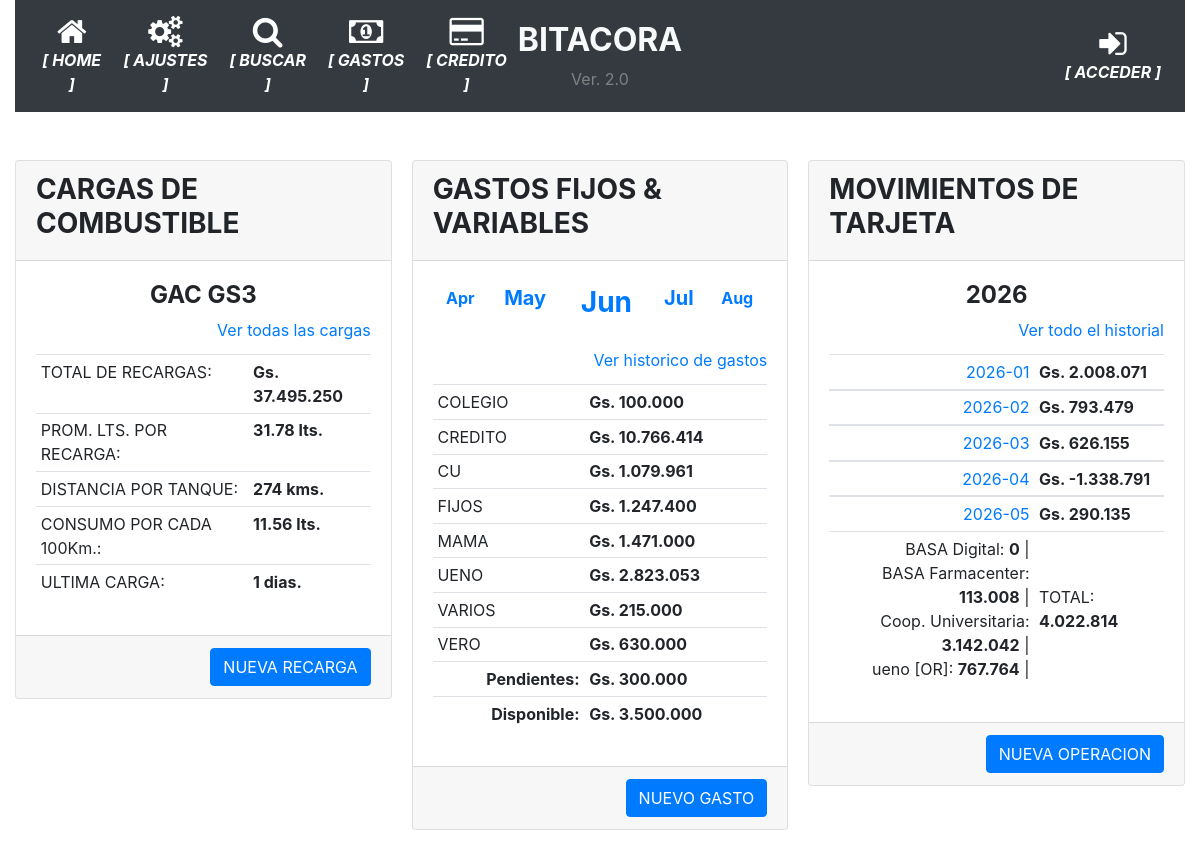
/old_index, run on the app's committed database.
### app/models.py (models this page shows, shortened)
class AgrupadorGastos(db.Model):
    __tablename__='agrupador_gastos'
    id = db.Column(db.Integer, primary_key=True)
    agrupador = db.Column(db.String(100), nullable=False)

class Tarjetas(db.Model):
    __tablename__='tarjetas'
    id = db.Column(db.Integer, primary_key=True)
    banco = db.Column(db.String(100), nullable=False)
    numero = db.Column(db.String(100), nullable=False)
    vencimiento = db.Column(db.String(10), nullable=False)
    estado = db.Column(db.Boolean, server_default=u'False')

### app/routes.py (the view)
@app.route('/old_index', methods=['GET'])
def old_index():
    form = FormularioCombustible()
    cargas = Cargas.query.all()
    anno = datetime.now().strftime("%Y")
    fechas_referencia = {'mes_anterior_2':datetime.now()-relativedelta(months=2), 'mes_anterior':datetime.now()-relativedelta(months=1), 'fecha_actual':datetime.now(),  'mes_siguiente':datetime.now()+relativedelta(months=1), 'mes_siguiente_2':datetime.now()+relativedelta(months=2)}
    referencias_principales = referencias_vehiculo(cargas)
    balance_movimientos, balance_mensual = balance_cuenta()
    gastos = db.session.query(AgrupadorGastos.agrupador.label('acreedor'), func.sum(GastosFijos.monto).label('total')).join(AgrupadorGastos).group_by(AgrupadorGastos.agrupador).filter(func.strftime("%Y-%m", GastosFijos.fecha_pagar)==fechas_referencia['fecha_actual'].strftime('%Y-%m')).all()
    credito, pendientes, pagadas = calcular_disponibilidad(fechas_referencia['fecha_actual'].strftime('%Y-%m'))
    disponibilidad = credito - pagadas
    balance=balances_tarjetas()
    id_tarjeta = db.session.query(Tarjetas.banco).filter(Tarjetas.estado==True).first()
    return render_template('home.html',  form=form, **referencias_principales, movimientos=balance_mensual, anno=anno, fechas_referencia=fechas_referencia, balance_movimientos=balance_movimientos, gastos=gastos, total_gasto=pendientes, disponibilidad=disponibilidad, balance=balance, id_tarjeta=id_tarjeta[0]) #usar ** permite que se manipule la variable directamente en el DOM

### app/__init__.py (called while the page is built)
@app.context_processor
def inject_utility_functions():
    return dict(
        listar_tipos=listar_tipos,
        listar_tarjetas=listar_tarjetas
    )

### app/utilitarios.py (called while the page is built)
def balances_tarjetas():
    saldos=[]
    for tarjeta in dbmodel.session.query(Tarjetas).filter(Tarjetas.estado==True).all():
        compras, pagos, descuentos, intereses = balance_puntual_tarjeta(tarjeta.id)
        saldos.append({'banco': tarjeta.banco, 'compras': compras, 'pagos': pagos, 'descuentos': descuentos, 'balance': compras-pagos-descuentos})
    return saldos

### app/templates/home.html (shortened to what this page needs)
{% extends "base.html" %}
{% block main %}
<form action="{{ url_for('nueva_recarga') }}" method="post">
    <br>
    <div class="card-columns">
        <div class="card">
            <div class="card-header">
                <h3><strong>CARGAS DE COMBUSTIBLE</strong></h3>
            </div>
            <div class="card-body">
                <div class="card-title">
                    <h4 class="card-text text-center"><strong>{{ vehiculo }}</strong></h4>
                    <div class="card-text text-right">
                        <a href="{{ url_for('recargas') }}" class="card-link">Ver todas las cargas</a>
                    </div>
                </div>
                <div>
                    <table class="table table-sm">
                        <tr><td>TOTAL DE RECARGAS:</td><td><strong>{{ "Gs. {:,.0f}".format(suma_total_cargas).replace(",", ".") }}</strong></td></tr>
                        <tr><td>PROM. LTS. POR RECARGA:</td><td><strong>{{ '%0.2f'|format(promedio_litros_por_recarga|float) }} lts.</strong></td></tr>
                        <tr><td>DISTANCIA POR TANQUE:</td><td><strong>{{ promedio_recorrido_por_tanque }} kms.</strong></td></tr>
                        <tr><td>CONSUMO POR CADA 100Km.:</td><td><strong>{{ '%0.2f'|format(consumo_por_100km|float) }} lts.</strong></td></tr>
                        <tr><td>ULTIMA CARGA:</td><td><strong>{{ promedio_dias_carga }} dias.</strong></td></tr>
                    </table>
                </div>
            </div>
            <div class="card-footer text-muted text-right">
                <a href="{{ url_for('nueva_recarga') }}" class="btn btn-primary">NUEVA RECARGA</a>
            </div>
        </div>
        <div class="card">
            <div class="card-header">
                <h3><strong>GASTOS FIJOS & VARIABLES</strong></h3>
            </div>
            <div class="card-body">
                <div class="card-title text-center">
                    <table class="table table-sm table-borderless">
                        <td><a href="{{ url_for('historico_gastos_detalle', periodo=fechas_referencia.mes_anterior_2.strftime('%Y-%m')) }}" class="card-link"><strong>{{ fechas_referencia.mes_anterior_2.strftime('%b') }}</strong></a></td>
                        <td><a href="{{ url_for('historico_gastos_detalle', periodo=fechas_referencia.mes_anterior.strftime('%Y-%m')) }}" class="card-link"><h5><strong>{{ fechas_referencia.mes_anterior.strftime('%b') }}</strong></a></h5></td>
                        <td><a href="{{ url_for('historico_gastos_detalle', periodo=fechas_referencia.fecha_actual.strftime('%Y-%m')) }}" class="card-link"><h3><strong>{{ fechas_referencia.fecha_actual.strftime('%b') }}</strong></h3></a></td>
                        <td><a href="{{ url_for('historico_gastos_detalle', periodo=fechas_referencia.mes_siguiente.strftime('%Y-%m')) }}" class="card-link"><h5><strong>{{ fechas_referencia.mes_siguiente.strftime('%b') }}</strong></a></h5></td>
                        <td><a href="{{ url_for('historico_gastos_detalle', periodo=fechas_referencia.mes_siguiente_2.strftime('%Y-%m')) }}" class="card-link"><strong>{{ fechas_referencia.mes_siguiente_2.strftime('%b') }}</strong></a></td>
                    </table>
                    <div class="card-text text-right">
                        <a href="{{ url_for('historico_gastos') }}" class="card-link">Ver historico de gastos</a>
                    </div>
                </div>
                <div>
                    <table class="table table-sm">
                        <tbody>
                        {% for gasto in gastos %}
                            <tr>
                                <td>{{ gasto.acreedor }}</td>
                                <td><strong>{{ "Gs. {:,.0f}".format(gasto.total).replace(",", ".") }}</strong></td>
                            </tr>
                        {% endfor %}
                        </tbody>
                        <tfoot>
                            <tr>
                                <td class="card-text text-right"><strong>Pendientes:</strong></td>
                                <td><strong>{{ "Gs. {:,.0f}".format(total_gasto).replace(",", ".") }}</strong></td>
                            </tr>
                            <tr>
                                <td class="card-text text-right"><strong>Disponible:</strong></td>
                                <td><strong>{{ "Gs. {:,.0f}".format(disponibilidad).replace(",", ".") }}</strong></td>
                            </tr>
                        </tfoot>
                    </table>
                </div>
            </div>
            <div class="card-footer text-muted text-right">
                <a href="{{ url_for('nuevo_gasto') }}" class="btn btn-primary">NUEVO GASTO</a>
            </div>
        </div>
        <div class="card">
            <div class="card-header">
                <h3><strong>MOVIMIENTOS DE TARJETA</strong></h3>
            </div>
            <div class="card-body">
                <div class="card-title">
                    <h4 class="card-text text-center"><strong>{{ fechas_referencia.fecha_actual.strftime('%Y') }}</strong></h4>
                    <div class="card-text text-right">
                        <a href="{{ url_for('historial_operacion') }}" class="card-link">Ver todo el historial</a>
                    </div>
                </div>
                <div>
                    <table class="table table-sm">
                        {% for movimiento in movimientos %}
                        <tbody>
                            <tr>
                                <td class="card-text text-right"><a href="{{ url_for('movimientos_mes', mes=movimiento[0]) }}">{{ movimiento[0] }}</a></td>
                                <td><strong>{{ "Gs. {:,.0f}".format(movimiento[1]).replace(",", ".") }}</strong></td>
                            </tr>
                        </tbody>
                        {% endfor %}
                        <tfoot>
                            <tr>
                                <td>
                                    {% for item in balance | sort(attribute='banco')%}
                                    <div class="card-text text-right">{{ item.banco }}: <strong>{{ "{:,.0f}".format(item.balance|int).replace(",", ".") }}</strong> | </div>
                                    {% endfor %}
                                </td>
                                <td>
                                    <br><br><div>TOTAL: <strong>{{ "{:,.0f}".format(balance_movimientos|int).replace(",", ".") }}</strong></div>
                                </td>
                            </tr>
                        </tfoot>
                    </table>
                </div>
            </div>
            <div class="card-footer text-muted text-right">
                <a href="{{ url_for('nueva_operacion', tarjeta=id_tarjeta) }}" class="btn btn-primary">NUEVA OPERACION</a>
            </div>
        </div>
    </div>
{% endblock %}

### data on the page
AgrupadorGastos: acreedor "COLEGIO", total "Gs. 100.000"
AgrupadorGastos: acreedor "CREDITO", total "Gs. 10.766.414"
AgrupadorGastos: acreedor "FIJOS", total "Gs. 1.247.400"
AgrupadorGastos: acreedor "MAMA", total "Gs. 1.471.000"
AgrupadorGastos: acreedor "UENO", total "Gs. 2.823.053"
AgrupadorGastos: acreedor "VARIOS", total "Gs. 215.000"
AgrupadorGastos: acreedor "VERO", total "Gs. 630.000"
Tarjetas: banco "BASA Digital", balance "0"
Tarjetas: banco "BASA Farmacenter", balance "113.008"
Tarjetas: banco "Coop. Universitaria", balance "3.142.042"
Tarjetas: banco "ueno [OR]", balance "767.764"

### other printed values
{{ vehiculo }} "GAC GS3"
{{ "Gs. {:,.0f}".format(suma_total_cargas).replace(",", ".") }} "Gs. 37.495.250"
{{ '%0.2f'|format(promedio_litros_por_recarga|float) }} "31.78"
{{ promedio_recorrido_por_tanque }} "274"
{{ '%0.2f'|format(consumo_por_100km|float) }} "11.56"
{{ fechas_referencia.mes_anterior_2.strftime('%b') }} "Apr"
{{ fechas_referencia.mes_anterior.strftime('%b') }} "May"
{{ fechas_referencia.fecha_actual.strftime('%b') }} "Jun"
{{ fechas_referencia.mes_siguiente.strftime('%b') }} "Jul"
{{ fechas_referencia.mes_siguiente_2.strftime('%b') }} "Aug"
{{ gasto.acreedor }} "CU"
{{ "Gs. {:,.0f}".format(gasto.total).replace(",", ".") }} "Gs. 1.079.961"
{{ "Gs. {:,.0f}".format(total_gasto).replace(",", ".") }} "Gs. 300.000"
{{ "Gs. {:,.0f}".format(disponibilidad).replace(",", ".") }} "Gs. 3.500.000"
{{ fechas_referencia.fecha_actual.strftime('%Y') }} "2026"
